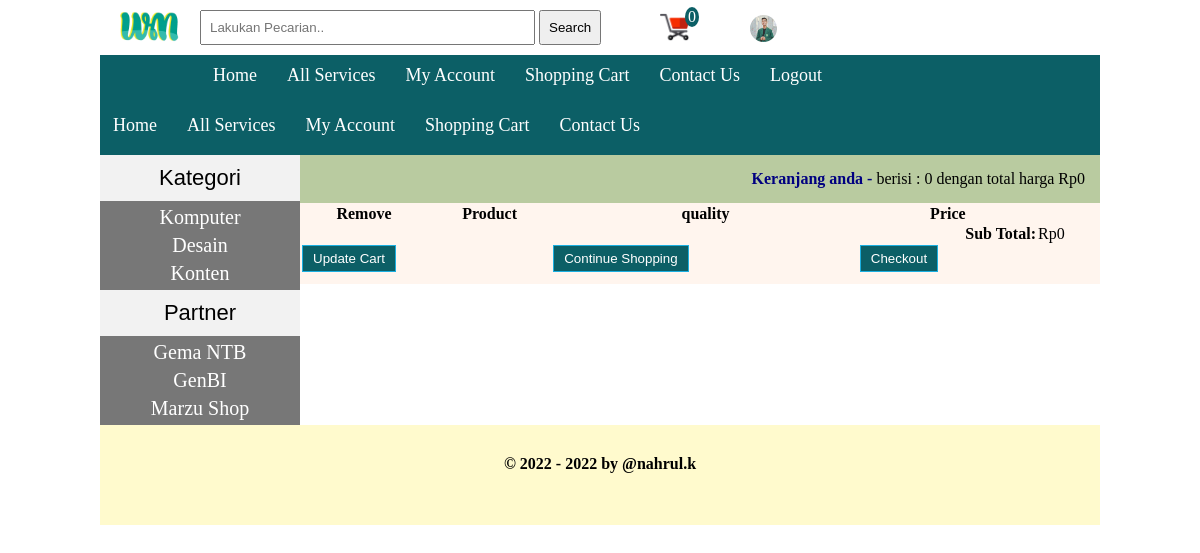
The page /cart.php (signed in) on the database its author committed.
### tables this page shows
CREATE TABLE `users` (
  `id` int(11) NOT NULL,
  `ip_address` varchar(255) NOT NULL,
  `name` text NOT NULL,
  `email` varchar(255) NOT NULL,
  `password` varchar(100) NOT NULL,
  `country` varchar(100) NOT NULL,
  `city` varchar(100) NOT NULL,
  `contact` text NOT NULL,
  `user_address` text NOT NULL,
  `image` varchar(255) NOT NULL,
  `role` varchar(50) NOT NULL DEFAULT 'guest'
);

CREATE TABLE `categories` (
  `cat_id` int(100) NOT NULL,
  `cat_title` varchar(100) NOT NULL
);

CREATE TABLE `partner` (
  `brand_id` int(100) NOT NULL,
  `brand_title` varchar(250) NOT NULL
);

### functions/functions.php (the view, shortened to what this page needs)
<?php
$servername = "localhost";
$username = "root";
$con = new mysqli($servername, $username, "", "warung_media");
function total_price(){
    $total = 0;
    echo 'Rp'. $total;
}
function total_items(){
    global $con;
    $ip = get_ip();
    $run_items = mysqli_query($con, "SELECT * from cart where ip_address='$ip'");
    echo $count_items = mysqli_num_rows($run_items);
}
function get_ip() {
    if (!empty($_SERVER['HTTP_CLIENT_IP'])){
        $ip = $_SERVER['HTTP_CLIENT_IP'];
    } elseif(!empty($_SERVER['HTTP_X_FORWARDED_FOR'])){
        $ip = $_SERVER['HTTP_X_FORWARDED_FOR'];
    }else {
        $ip = $_SERVER['REMOTE_ADDR'];
    }
    return $ip;
}
function getCats() {
    global $con;
    $get_cats = "select * from categories";
    $run_cats = mysqli_query($con, $get_cats);
    while($row_cats=mysqli_fetch_array($run_cats)) {
        $cat_id = $row_cats['cat_id'];
        $cat_title = $row_cats['cat_title'];
        echo "<li><a href='index.php?cat=$cat_id'>$cat_title</a></li>";
    };
}
function getPartner(){
    global $con;
    $get_brands = "select * from partner";
    $run_brands = mysqli_query($con, $get_brands);
    while($row_brands=mysqli_fetch_array($run_brands)) {
        $brand_id = $row_brands['brand_id'];
        $brand_title = $row_brands['brand_title'];
        echo "<li><a href='index.php?brand=$brand_id'>$brand_title</a></li>";
    };
}
?>

### includes/header.php (shortened to what this page needs)
<?php
include ("functions/functions.php");
include ("includes/db.php");
?>
<!DOCTYPE html>
<html lang="en">
<head>
    <link rel="stylesheet" href="styles/style.css" media="all">
</head>
<body>
<div class="main_wrapper">
       <div class="header_wrapper">
            <div class="header_logo">
                <a href="index.php">
                    <img id="logo" src="images/icon-logo.png" >
                </a>
            </div>
            <div id="form">
                <form action="result.php" method="get" enctype="multipart/form-data">
                    <input type="text" name="user_query" placeholder="Lakukan Pecarian..">
                    <input type="submit" name="search" value="Search">
                </form>
            </div>
            <div class="cart">
                <ul>
                    <li class="dropdown_header_cart">
                        <div id="notification_total_art" class="shopping-cart">
                            <img src="images/cart.png" id="cart_image">
                            <div class="noti_cart_number" style="background: #0c5f66; color: #fff; position: absolute; top: -5px; left: 40px; padding: 1px 3px 1px 3px; border-radius: 100%;">
                            <?php
                            total_items();
                            ?>
                            </div>
                        </div>
                    </li>
                </ul>
            </div>
            <?php if(!isset($_SESSION['user_id'])) { ?>
            <div class="register_login">
                <div class="login"><a href="index.php?action=login">Login</a></div>
                <div class="register"><a href="register.php">Register</a></div>
            </div>
            <?php }else {?>
                <?php
                $select_user = mysqli_query($con, "SELECT * from users where id='$_SESSION[user_id]'");
                $data_user = mysqli_fetch_array($select_user);
                ?>
                <div id="profile">
                <ul>
                    <li class="dropdown_header">
                        <a href="">
                            <?php  if($data_user['image'] != '') { ?>
                            <span><img src="customer/customer_image/<?php echo $data_user['image']; ?>" alt=""></span>
                            <?php }else { ?>
                            <span><img src="images/git.png" alt=""></span>
                            <?php } ?>
                        </a>
                    </li>
                </ul>
                </div>
            <?php } ?>
        </div>
        <div class="menubar">
            <ul id="menu">
                <li><a href="index.php">Home</a></li>
                <li><a href="all_products.php">All Services</a></li>
                <li><a href="my_account.php">My Account</a></li>
                <li><a href="cart.php">Shopping Cart</a></li>
                <li><a href="contact.php">Contact Us</a></li>
                <li><a href="logout.php">Logout</a></li>
            </ul>
        </div>

### styles/style.css (style rules this page uses)
html, body, div, span, applet, object, iframe, h1, h2, h3, h4, h5, h6, p, blockquote, pre, a, abbr, acronym, address, big, cite, code, del, dfn, em, img, ins, kbd, q, s, samp, small, strike, strong, sub, sup, tt, var, b, u, i, center, dl, dt, dd, ol, ul, li, fieldset, form, label, legend, table, caption, tbody, tfoot, thead, tr, th, td, article, aside, canvas, details, embed, figure, figcaption, footer, header, hgroup, menu, nav, output, ruby, section, summary, time, mark, audio, video { margin: 0; padding: 0; border: 0; font-size: 100%; vertical-align: baseline; }
.main_wrapper { width: 1000px; height: auto; margin: auto; background-color: #fff; }
.header_wrapper { width: 100%; height: 55px; margin: auto; background: #fff; }
.header_logo { float: left; }
.header_logo img { width: 100px; }
.header_logo a { margin: 0; padding: 0; }
.menubar { width: 1000px; height: 50px; background: #0c5f66; }
.menubar a { color: #fff; }
#cats li { list-style: none; margin: 5px; }
#cats a { color: #fff; padding: 8px; margin: 5px; text-align: center; font-size: 20px; text-decoration: none; font-family: Cambria, Cochin, Georgia, Times, 'Times New Roman', serif; }
#menu { padding: 0; margin: 0; line-height: 40px; float: left; }
#menu li { list-style: none; display: inline; }
#menu a { text-decoration: none; padding: 8px; margin: 5px; font-size: 18px; }
#form { float: left; width: 45%; margin-top: 10px; }
#form input { padding: 8px; }
#form input[type=text] { width: 70%; }
.cart { float: left; margin: 5px 10px 0px 15px; cursor: pointer; height: 35px; padding-top: 7px; position: relative; top: 0px; right: 20px; width: 60px; text-align: center; z-index: 1000; }
.cart ul { padding: 0; margin: 0; list-style: none; position: relative; width: auto; z-index: 1; }
.cart img { width: 30px; }

### includes/header.php (style rules this page uses)
#profile img { width: 27px; height: 27px; position: relative; left: -20px; border-radius: 50%; }
#profile ul { decoration : none; list-style: none; position: relative; }
#profile ul a { text-decoration: none; color: #000; line-height: 35px; }
#profile { float: left; height: 35px; line-height: 35px; position: relative; top: 15px; margin-left: 35px; }

### rows shown on the page
users: image (picture)
categories: cat_title "Komputer"
categories: cat_title "Desain"
categories: cat_title "Konten"
partner: brand_title "Gema NTB"
partner: brand_title "GenBI"
partner: brand_title "Marzu Shop"

### other values the page prints
$count_items = mysqli_num_rows($run_items) "0 0"
$total "0 0"
